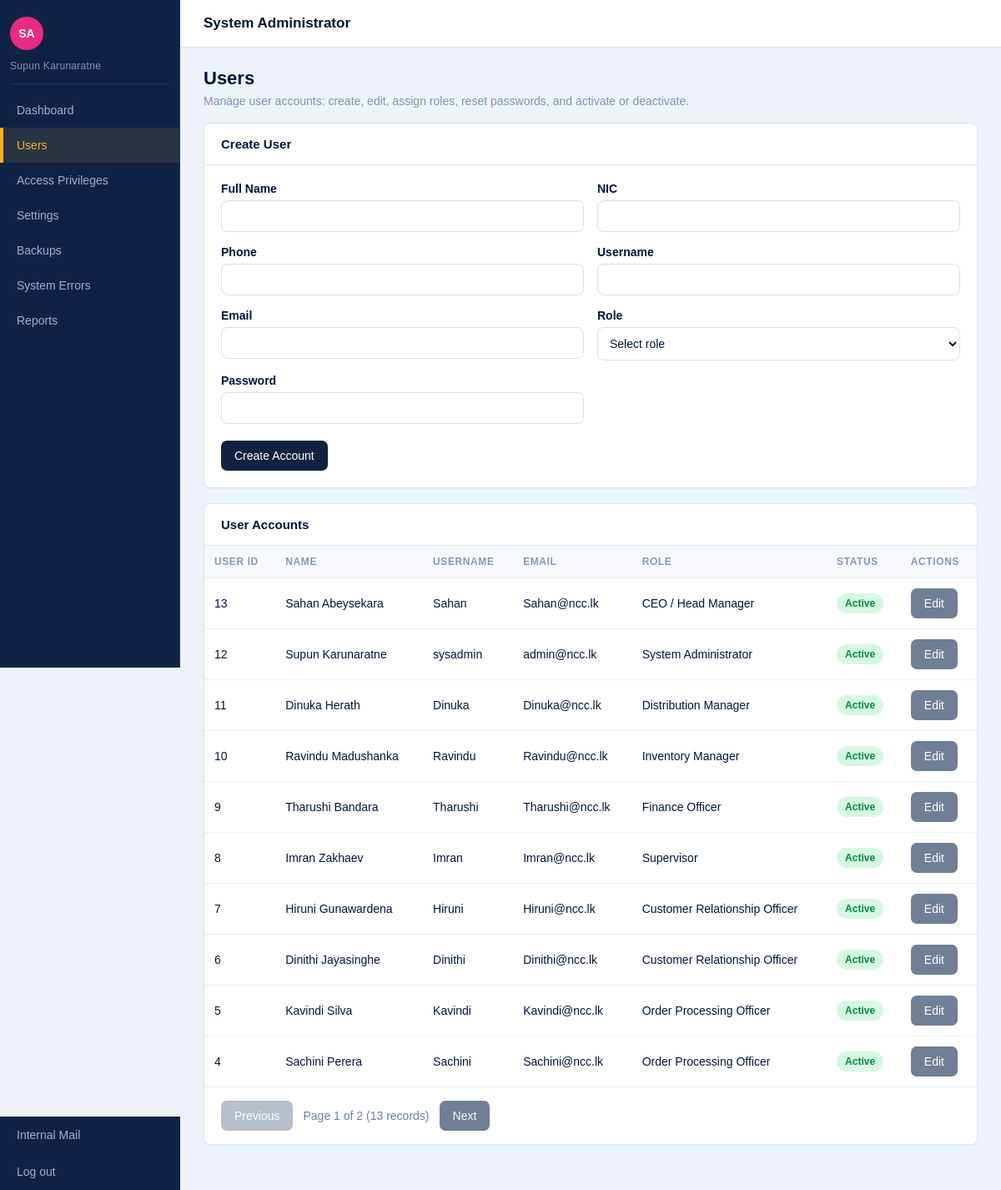
Screenshot of /codebase/login/roles/system_administrator/users.php (signed in) with the database file from the repository.
### tables this page shows
CREATE TABLE employee (
    employee_id INT AUTO_INCREMENT PRIMARY KEY,
    user_id INT UNIQUE,
    full_name VARCHAR(100) NOT NULL,
    nic VARCHAR(20) NOT NULL UNIQUE,
    contact_no VARCHAR(20) NOT NULL,
    address TEXT,
    job_title VARCHAR(100) NOT NULL,
    hire_date DATE NOT NULL,
    base_salary DECIMAL(10,2) NOT NULL,
    employment_status VARCHAR(30) NOT NULL,
    FOREIGN KEY (user_id) REFERENCES user_account(user_id)
);

CREATE TABLE user_account (
    user_id INT AUTO_INCREMENT PRIMARY KEY,
    role_name VARCHAR(50) NOT NULL,
    username VARCHAR(50) NOT NULL UNIQUE,
    password_hash VARCHAR(255) NOT NULL,
    email VARCHAR(100) NOT NULL UNIQUE,
    is_active TINYINT(1) NOT NULL,
    created_at DATETIME NOT NULL
);

### codebase/login/roles/system_administrator/users.php (the view, shortened to what this page needs)
<?php
require_once __DIR__ . '/../../config.php';
require_once __DIR__ . '/../../pagination.php';
$roleOptions = [
    "system_admin" => "System Administrator",
    "ceo_head_manager" => "CEO / Head Manager",
    "supervisor" => "Supervisor",
    "inventory_manager" => "Inventory Manager",
    "order_processing_officer" => "Order Processing Officer",
    "customer_relation_manager" => "Customer Relationship Officer",
    "distribution_manager" => "Distribution Manager",
    "driver" => "Driver",
    "financial_officer" => "Finance Officer",
];
$editRecord = null;
$perPage = 10;
$totalUsers = countRows($connection, "SELECT COUNT(*) FROM user_account");
$totalUserPages = max(1, (int) ceil($totalUsers / $perPage));
$currentPage = min(getCurrentPage(), $totalUserPages);
$offset = ($currentPage - 1) * $perPage;
$users = mysqli_query(
    $connection,
    "SELECT ua.user_id, ua.username, ua.email, ua.role_name, ua.is_active, e.full_name
     FROM user_account ua LEFT JOIN employee e ON e.user_id = ua.user_id
     ORDER BY ua.user_id DESC
     LIMIT $perPage OFFSET $offset"
);
?>
<!DOCTYPE html>
<html lang="en">
<head>
  <link rel="stylesheet" href="css/sa_style.css">
</head>
<body>
  <header class="topbar"><h1>System Administrator</h1><p>Create accounts, assign roles, update information, reset passwords, and manage status</p></header>
  <div class="layout">
    <main class="content">
      <section class="page-title"><h2>Users</h2><p>Manage user accounts: create, edit, assign roles, reset passwords, and activate or deactivate.</p></section>
      <section class="panel">
        <h3><?= $editRecord ? "Edit User" : "Create User" ?></h3>
        <form method="post" action="users.php">
          <div class="form-grid">
            <div class="form-group">
              <label for="fullName">Full Name</label>
              <input type="text" id="fullName" name="full_name" value="<?= htmlspecialchars($editRecord["full_name"] ?? "") ?>" required>
            </div>
            <?php if (!$editRecord): ?>
            <div class="form-group">
              <label for="nic">NIC</label>
              <input type="text" id="nic" name="nic" required pattern="[0-9]{9}[vVxX]|[0-9]{12}" title="Enter a valid NIC (9 digits + V/X, or 12 digits).">
            </div>
            <?php endif; ?>
            <div class="form-group">
              <label for="contactNo">Phone</label>
              <input type="tel" id="contactNo" name="contact_no" value="<?= htmlspecialchars($editRecord["contact_no"] ?? "") ?>">
            </div>
            <div class="form-group">
              <label for="username">Username</label>
              <input type="text" id="username" name="username" value="<?= htmlspecialchars($editRecord["username"] ?? "") ?>" required>
            </div>
            <div class="form-group">
              <label for="email">Email</label>
              <input type="email" id="email" name="email" value="<?= htmlspecialchars($editRecord["email"] ?? "") ?>" required>
            </div>
            <div class="form-group">
              <label for="role">Role</label>
              <select id="role" name="role" required>
                <option value="">Select role</option>
              </select>
            </div>
            <div class="form-group">
              <label for="newPassword"><?= $editRecord ? "Reset Password" : "Password" ?></label>
              <input type="password" id="newPassword" name="new_password" placeholder="<?= $editRecord ? "Leave blank to keep current password" : "" ?>" <?= $editRecord ? "" : "required" ?> minlength="8" title="At least 8 characters.">
            </div>
          </div>
          <div class="button-row">
            <button class="btn" type="submit"><?= $editRecord ? "Save Changes" : "Create Account" ?></button>
          </div>
        </form>
      </section>
      <section class="panel">
        <h3>User Accounts</h3>
        <div class="table-wrapper">
          <table>
            <thead><tr><th>User ID</th><th>Name</th><th>Username</th><th>Email</th><th>Role</th><th>Status</th><th>Actions</th></tr></thead>
            <tbody>
              <?php while ($row = mysqli_fetch_assoc($users)): ?>
                <tr>
                  <td><?= $row["user_id"] ?></td>
                  <td><?= htmlspecialchars($row["full_name"] ?? "") ?></td>
                  <td><?= htmlspecialchars($row["username"]) ?></td>
                  <td><?= htmlspecialchars($row["email"]) ?></td>
                  <td><?= htmlspecialchars($roleOptions[$row["role_name"]] ?? $row["role_name"]) ?></td>
                  <td><span class="status <?= $row["is_active"] ? "resolved" : "pending" ?>"><?= $row["is_active"] ? "Active" : "Inactive" ?></span></td>
                  <td><a class="btn secondary" href="users.php?edit=<?= $row["user_id"] ?>">Edit</a></td>
                </tr>
              <?php endwhile; ?>
            </tbody>
          </table>
        </div>
      </section>
    </main>
  </div>
</body>
</html>

### codebase/login/roles/system_administrator/css/sa_style.css (style rules this page uses)
* { box-sizing: border-box; }
body { margin: 0; font-family: Arial, Helvetica, sans-serif; background-color: #eef3f9; color: #00153a; }
a { color: inherit; text-decoration: none; }
.topbar { min-height: 56px; margin-left: 216px; background-color: #ffffff; color: #00153a; border-bottom: 1px solid #dbe4ef; padding: 18px 28px; }
.topbar h1 { margin: 0; font-size: 17px; font-weight: bold; }
.layout { min-height: calc(100vh - 56px); }
.content { margin-left: 216px; padding: 24px 28px 36px; }
.page-title { margin-bottom: 18px; }
.page-title h2 { margin: 0; color: #00153a; font-size: 22px; }
.page-title p { margin: 6px 0 0; color: #7f93b3; font-size: 14px; }
.card, .panel { background-color: #ffffff; border: 1px solid #dbe4ef; border-radius: 8px; box-shadow: 0 1px 2px rgba(16, 34, 66, 0.03); }
.panel { margin-bottom: 18px; overflow: hidden; }
.panel h3 { margin: 0; padding: 16px 20px; border-bottom: 1px solid #dbe4ef; color: #00153a; font-size: 15px; }
.form-grid { display: grid; grid-template-columns: repeat(2, minmax(220px, 1fr)); gap: 16px; padding: 20px; }
.form-group { display: flex; flex-direction: column; }
label { margin-bottom: 6px; color: #00153a; font-size: 14px; font-weight: bold; }
input, select, textarea { width: 100%; padding: 10px; border: 1px solid #d6e0ec; border-radius: 8px; background-color: #ffffff; color: #00153a; font-family: inherit; font-size: 14px; }
.button-row { display: flex; gap: 10px; padding: 0 20px 20px; }
.btn { display: inline-block; padding: 10px 16px; border: none; border-radius: 7px; background-color: #102242; color: #ffffff; font-size: 14px; cursor: pointer; }
.btn.secondary { background-color: #6f7f95; }
.table-wrapper { overflow-x: auto; }
table { width: 100%; border-collapse: collapse; background-color: #ffffff; }
th, td { padding: 12px; border-bottom: 1px solid #e8eef5; text-align: left; font-size: 14px; }
th { background-color: #f7f9fc; color: #8798b5; font-size: 12px; letter-spacing: 0.6px; text-transform: uppercase; }
.status { display: inline-block; padding: 5px 10px; border-radius: 14px; font-size: 12px; font-weight: bold; }
.status.resolved { background-color: #d6f8e3; color: #008a3d; }

### rows the page displays
employee: user.user_id "13", full_name "Sahan Abeysekara", user.username "Sahan", user.email "Sahan@ncc.lk", user.role_name "CEO / Head Manager"
employee: user.user_id "12", full_name "Supun Karunaratne", user.username "sysadmin", user.email "admin@ncc.lk", user.role_name "System Administrator"
employee: user.user_id "11", full_name "Dinuka Herath", user.username "Dinuka", user.email "Dinuka@ncc.lk", user.role_name "Distribution Manager"
employee: user.user_id "10", full_name "Ravindu Madushanka", user.username "Ravindu", user.email "Ravindu@ncc.lk", user.role_name "Inventory Manager"
employee: user.user_id "9", full_name "Tharushi Bandara", user.username "Tharushi", user.email "Tharushi@ncc.lk", user.role_name "Finance Officer"
employee: user.user_id "8", full_name "Imran Zakhaev", user.username "Imran", user.email "Imran@ncc.lk", user.role_name "Supervisor"
employee: user.user_id "7", full_name "Hiruni Gunawardena", user.username "Hiruni", user.email "Hiruni@ncc.lk", user.role_name "Customer Relationship Officer"
employee: user.user_id "6", full_name "Dinithi Jayasinghe", user.username "Dinithi", user.email "Dinithi@ncc.lk", user.role_name "Customer Relationship Officer"
employee: user.user_id "5", full_name "Kavindi Silva", user.username "Kavindi", user.email "Kavindi@ncc.lk", user.role_name "Order Processing Officer"
employee: user.user_id "4", full_name "Sachini Perera", user.username "Sachini", user.email "Sachini@ncc.lk", user.role_name "Order Processing Officer"

### other values shown
$_SESSION["full_name"] "Supun Karunaratne"
$item[0] "Dashboard"
$item[0] "Users"
$item[0] "Access Privileges"
$item[0] "Settings"
$item[0] "Backups"
$item[0] "System Errors"
$item[0] "Reports"
$page "1"
$totalPages "2"
$totalRows "13"
